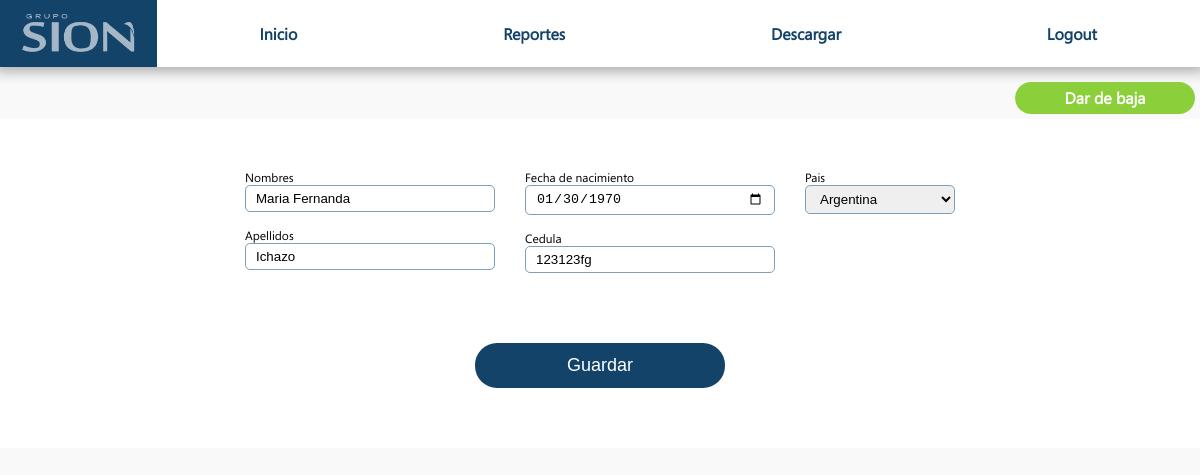
Page /testSion2021/clienteAdmin.php?clienteID=1 (signed in) on the committed database.
### tables this page shows
CREATE TABLE `clientes` (
  `id` int(11) NOT NULL,
  `tNombres` text NOT NULL,
  `tApellidos` text NOT NULL,
  `tEdad` date NOT NULL,
  `tCedula` text NOT NULL,
  `tNacionalidad` text NOT NULL,
  `tEstado` varchar(20) NOT NULL,
  `dtCreado` datetime NOT NULL,
  `dtModificado` datetime NOT NULL
);

### testSion2021/BLL/ClientesBLL.php (called while the page is built, shortened)
<?php
class ClientesBLL {
    public function selectByid($id) {
        $obj = null;
        try {
            $objConexion = new Connection();
            $res = $objConexion->queryWithParams('SELECT * FROM clientes WHERE id = :varId', array(':varId' => $id));
            if ($row = $res->fetch(PDO::FETCH_ASSOC)) {
                $obj = $this->rowToDto($row);
            }
        } catch (Exception $e) {
            echo $e;
        } return $obj;
    }
    function rowToDto($row) {
        $obj = new Clientes();
        $obj->setId($row['id']);
        $obj->setTNombres($row['tNombres']);
        $obj->setTApellidos($row['tApellidos']);
        $obj->setTEdad($row['tEdad']);
        $obj->setTCedula($row['tCedula']);
        $obj->setTNacionalidad($row['tNacionalidad']);
        $obj->setTEstado($row['tEstado']);
        $obj->setDtCreado($row['dtCreado']);
        $obj->setDtModificado($row['dtModificado']);
        return $obj;
    }
}

### testSion2021/DAL/Connection.php (called while the page is built, shortened)
<?php
class Connection {
    private $server = "localhost";
    private $usr = "root";
    private $pass = "";
    private $db = "testsion2021";
    private $connection;
    function getConnection() {
        if ($this->connection == null) {
            $this->connection = new PDO("mysql:host=$this->server;dbname=$this->db;charset=utf8", $this->usr, $this->pass);
            $this->connection->setAttribute(PDO::ATTR_ERRMODE, PDO::ERRMODE_EXCEPTION);
            $this->connection->setAttribute(PDO::ATTR_EMULATE_PREPARES, false);
        } return $this->connection;
    }
    function queryWithParams($csql, $paramArray) {
        $q = $this->getConnection()->prepare($csql);
        $q->execute($paramArray);
        return $q;
    }
}

### testSion2021/DTO/Clientes.php (called while the page is built, shortened)
<?php
class Clientes {
    function getId() {
        return $this->id;
    }
    function setId($id) {
        $this->id = $id;
    }
    function getTNombres() {
        return $this->tNombres;
    }
    function setTNombres($tNombres) {
        $this->tNombres = $tNombres;
    }
    function getTApellidos() {
        return $this->tApellidos;
    }
    function setTApellidos($tApellidos) {
        $this->tApellidos = $tApellidos;
    }
    function getTEdad() {
        return $this->tEdad;
    }
    function setTEdad($tEdad) {
        $this->tEdad = $tEdad;
    }
    function getTCedula() {
        return $this->tCedula;
    }
    function setTCedula($tCedula) {
        $this->tCedula = $tCedula;
    }
    function getTEstado() {
        return $this->tEstado;
    }
    function setTEstado($tEstado) {
        $this->tEstado = $tEstado;
    }
}

### testSion2021/ClienteAdmin.php (the view, shortened to what this page needs)
<?php
include_once './DAL/Connection.php';
include_once './BLL/ClientesBLL.php';
include_once './DTO/Clientes.php';
$clienteBLL = new ClientesBLL();
$cliente = null;
?>
<!DOCTYPE html>
<html>
    <head>
        <link href="css/fonts.css" rel="stylesheet" type="text/css"/>
        <link href="css/style.css" rel="stylesheet" type="text/css"/>
    </head>
    <body>
        <?php
        include_once './headerAdmin.php';
        ?>
        <div class="adminSubcontainer">
            <div class="listaAdmContainer">
                <div class="clientesHeader">
                    <?php
                    if (isset($_REQUEST["clienteID"])) {
                        $cliente = $clienteBLL->selectByid($_REQUEST["clienteID"]);
                        ?>
                        <a href="clienteAdmin.php?desactivar&clienteID=<?php echo $cliente->getId(); ?>" class="clientesHeaderLink clientesHeaderNuevo">
                            <div class="botonNuevo" <?php
                            if ($cliente->getTEstado() == 1) {
                                echo "style='background:#8bd03b !important;'";
                            } else {
                                echo "style='background:#ff2112 !important;'";
                            }
                            ?>>
                                <div class="clientesHeaderLinkTexto"><?php
                                    if ($cliente->getTEstado() == 1) {
                                        echo "Dar de baja";
                                    } else {
                                        echo "Habilitar";
                                    }
                                    ?></div>
                            </div>
                        </a>
                    <?php } ?>
                </div>
                <div class="datos">
                    <form action="clienteAdmin.php?<?php
                    if (isset($_REQUEST["clienteID"])) {
                        echo "clienteID=" . $_REQUEST["clienteID"];
                    } else {
                        echo "insert";
                    }
                    ?>" method="POST" enctype="multipart/form-data">
                        <div class="formColumContainer">
                            <div class="formColum">
                                <div class="inputContiner">
                                    Nombres
                                    <input type="text" class="input inputDatos" id="tNombres" name="tNombres" placeholder="Nombres" value="<?php
                                    if (isset($_REQUEST["clienteID"])) {
                                        echo $cliente->getTNombres();
                                    }
                                    ?>" required>
                                </div>
                                <div class="inputContiner">
                                    Apellidos
                                    <input type="text" class="input inputDatos" id="tApellidos" name="tApellidos" placeholder="Apellidos" value="<?php
                                    if (isset($_REQUEST["clienteID"])) {
                                        echo $cliente->getTApellidos();
                                    }
                                    ?>" required>
                                </div>
                            </div>
                            <div class="formColum">
                                <div class="inputContiner">
                                    Fecha de nacimiento
                                    <input type="date" class="input inputDatos" id="tFechaNac" name="tFechaNac" value="<?php
                                    if (isset($_REQUEST["clienteID"])) {
                                        echo date("Y-m-d", strtotime($cliente->getTEdad()));
                                    }
                                    ?>" required>
                                </div>
                                <div class="inputContiner">
                                    Cedula
                                    <input type="text" class="input inputDatos" id="tCedula" name="tCedula" placeholder="Cedula" value="<?php
                                    if (isset($_REQUEST["clienteID"])) {
                                        echo $cliente->getTCedula();
                                    }
                                    ?>" required>
                                </div>
                            </div>
                            <div class="formColum">
                                <div class="inputContiner">
                                    Pais
                                    <select name='tNacionalidad' id='tNacionalidad' class='input inputDatos' required>
                                        <option value="Argentina" <?php
                                        if (isset($_REQUEST["productoID"])) {
                                            if ($cliente->getTNacionalidad() == "Argentina") {
                                                echo "selected";
                                            }
                                        }
                                        ?>>Argentina</option>
                                    </select>
                                </div>
                            </div>
                        </div>
                        <input type="submit" value="Guardar" class="botonGuardar" id="botonGuardarCliente">
                    </form>
                </div>
            </div>
        </div>
    </body>
</html>

### testSion2021/css/style.css (style rules this page uses)
* { box-sizing: border-box; margin: 0px; padding: 0px; }
body { font-family: 'Conv_segoe-ui'; margin: 0px; padding: 0px; margin: auto; background: #e8e8e840; }
a { text-decoration: none; color: #134369; font-weight: bold; }
.input { width: 100%; padding: 5px 10px; border-radius: 5px; border: solid 1px #7e9fb9; margin: 10px 0; outline: none; }
.adminSubcontainer { width: 100%; width: -moz-available; width: -webkit-fill-available; width: fill-available; }
.listaAdmContainer { width: inherit; overflow: hidden; overflow-x: scroll; }
.clientesHeader { width: fit-content; margin: 15px 5px auto auto; text-align: center; }
.botonNuevo { width: 180px; padding: 5px 0; background: #ff2112; color: white; text-align: center; display: grid; border-radius: 20px; }
.inputContiner { max-width: 250px; font-size: 12px; margin: 15px auto; min-width: 150px; }
.formColumContainer { display: block; justify-content: center; padding-top: 35px; padding-bottom: 40px; }
.formColum { margin: 0 15px; }
.datos { background: white; margin-top: 5px; padding-bottom: 45px; }
.inputDatos { margin: 0; }
.botonGuardar { height: 45px; width: 250px; border-radius: 22px; border: none; background: #134369; color: white; font-size: 18px; display: block; margin: 15px auto; }
@media (min-width: 1024px) { .formColumContainer { display: flex; } }

### rows in the picture
clientes: tNombres "Maria Fernanda", tApellidos "Ichazo", tFechaNac "01/30/1970", tCedula "123123fg"
